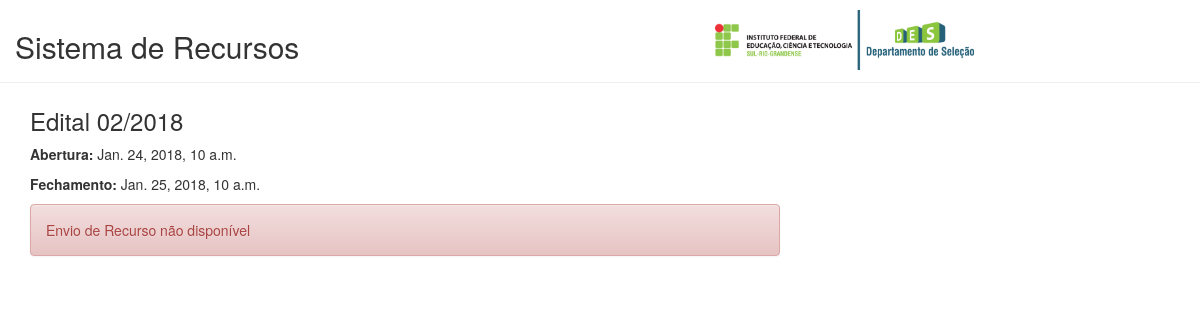
The app's page /sistemarecursos/6/ with its own data.
### sistemarecursos/models.py (models this page shows, shortened)
class EtapaRecurso(models.Model):
	edital = models.CharField(max_length=200)
	tipoProva = models.CharField(max_length=200)
	dataAbertura = models.DateTimeField('Data Abertura')
	dataFechamento = models.DateTimeField('Data Fechamento')
	def ativo(self):
		agora = timezone.now()
		if (agora >= self.dataAbertura) and (agora <= self.dataFechamento):
			return True
		else:
			return False

### sistemarecursos/views.py (the view)
# urls.py: url(r'^(?P<etapa_id>[0-9]+)/$', views.etaparecurso, name='etaparecurso'),
def etaparecurso(request, etapa_id):
	etaparecurso = get_object_or_404(EtapaRecurso, id=etapa_id)
	agora = timezone.now()
	erro = None
	if request.method == "POST":
		form = loginCandidatoForm(request.POST)
		if form.is_valid():
			inscricao = form.cleaned_data['inscricao']
			rg = form.cleaned_data['rg']
			candidato = Candidato.objects.filter(inscricao=inscricao, rg=rg, etapaRecurso=etaparecurso)
			if Candidato.objects.filter(inscricao=inscricao, rg=rg, etapaRecurso=etaparecurso):
				request.session['candidato'] = inscricao
				return redirect('addrecurso', etapa_id=etapa_id)
			else:
				return render(request, 'sistemarecursos/detalhe_etapa.html', {'etapa' : etaparecurso, 'agora': agora, 'form' : form, 'erro': 'erro', 'msg':"Candidato não encontrado"})
	else:
		form = loginCandidatoForm()
	return render(request, 'sistemarecursos/detalhe_etapa.html', {'etapa' : etaparecurso, 'agora': agora, 'form' : form})

### sistemarecursos/templates/sistemarecursos/detalhe_etapa.html
{% extends 'sistemarecursos/base.html' %}
{% block content %}
	<h3>Edital {{ etapa.edital }}</h3>
	<p><strong>Abertura:</strong> {{ etapa.dataAbertura }}</p>
	<p><strong>Fechamento:</strong> {{ etapa.dataFechamento }}</p>
	{% if etapa.ativo %}
	<div class="well">
		{% if erro == "erro" %}
			<div class="alert alert-warning" role="alert">{{msg}}</div>
		{% endif %}
		<form method="POST" class="form-horizontal">{% csrf_token %}
			<div class="form-group">
		    <label class="control-label col-sm-2" for="{{ form.inscricao.id_for_label }}">Inscricao:</label>
				<div class="col-sm-3" style="width: 26%">
					{{ form.inscricao }}
				</div>
			</div>
			<div class="form-group">
		    <label class="control-label col-sm-2" for="{{ form.rg.id_for_label }}">RG:</label>
				<div class="col-sm-3" style="width: 26%">
				{{ form.rg }}
				</div>
			</div>
			<div class="form-group">
				<div class="col-sm-offset-2 col-sm-10">
					<button type="submit" class="login btn btn-default">Entrar</button>
				</div>
			</div>
		</form>
	</div>
	{% else %}
		<div class="alert alert-danger" role="alert">Envio de Recurso não disponível</div>
	{% endif %}
{% endblock %}

### records on screen
EtapaRecurso: edital "02/2018", dataAbertura "Jan. 24, 2018, 10 a.m.", dataFechamento "Jan. 25, 2018, 10 a.m."
